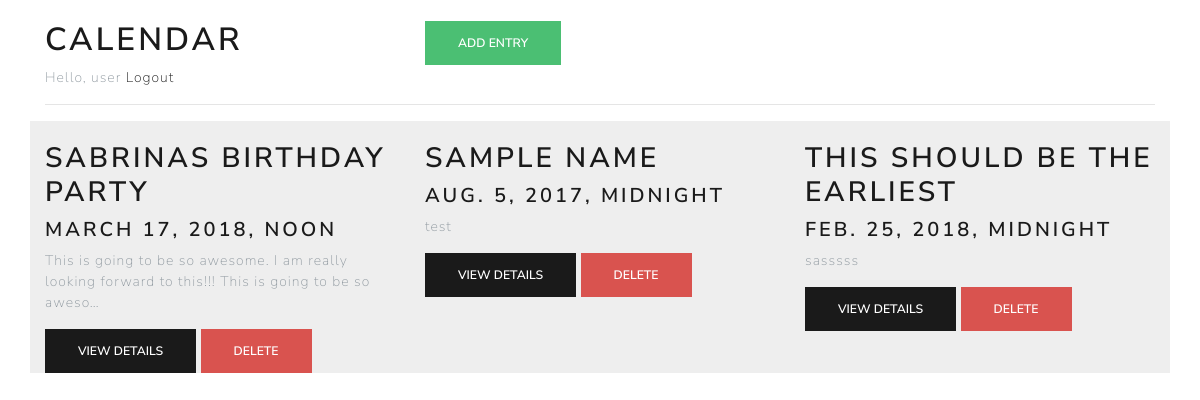
Page /calendar (signed in) on the committed database.
### myapp/models.py (models this page shows, shortened)
class Entry(models.Model):
	name = models.CharField(max_length=100)
	author = models.ForeignKey(User, on_delete=models.CASCADE)
	date = models.DateTimeField()
	description = models.TextField()
	created = models.DateTimeField(auto_now_add=True)

### myapp/views.py (the view)
# urls.py: path('calendar', views.CalendarListView.as_view(), name='calendar'),
class CalendarListView(LoginRequiredMixin, ListView):
    template_name = 'myapp/calendar.html'
    model = Entry
    context_object_name = 'entries'
    def get_queryset(self, *args, **kwargs):
        return Entry.objects.filter(author=self.request.user)

### myapp/templates/myapp/calendar.html
{% extends 'myapp/base.html' %}
{% block content %}
<div class="container">
  <br />
  <div class="row">
    <div class="col-lg-4">
      <h1>Calendar</h1>
      {% if request.user.is_authenticated %}
        <span>Hello, {{ request.user.username }}</span>
        <a href="/logout">Logout</a>
      {% endif %}
    </div>
    <div class="col-lg-8">
      <button onclick="window.location='{% url 'add' %}'" type="button" class="btn btn-success">Add Entry</button>
    </div>
  </div>
  <hr />
  <div class="row">
    {% for entry in entries %}
      {% include 'myapp/_calendar_entry.html' %}
    {% endfor %}
  </div>
</div>
{% endblock %}

### myapp/templates/myapp/_calendar_entry.html
<div class="calendar_entry col-lg-4">
  <br />
  <h2>{{ entry.name }}</h2>
  <h4>{{ entry.date }}</h4>
  <p>{{ entry.description|truncatechars:100 }}</p>
  <button onclick="window.location='{% url 'details' pk=entry.id %}'" class="btn btn-primary">View Details</button>
  <button data-id="{{ entry.id }}" onclick="deleteCalendarEntry(this)" class="btn btn-danger">Delete</button>
</div>

### myapp/static/myapp/css/style.css (style rules this page uses)
.calendar_entry { background-color: #eee; }
body, html { width: 100%; display: grid; }

### rows in the picture
Entry: name "SABRINAS BIRTHDAY PARTY", date "MARCH 17, 2018, NOON", description "This is going to be so awesome. I am really looking forward to this!!! This is going to be so aweso…"
Entry: name "SAMPLE NAME", date "AUG. 5, 2017, MIDNIGHT", description "test"
Entry: name "THIS SHOULD BE THE EARLIEST", date "FEB. 25, 2018, MIDNIGHT", description "sasssss"

### other values in the picture
{{ request.user.username }} "user"
